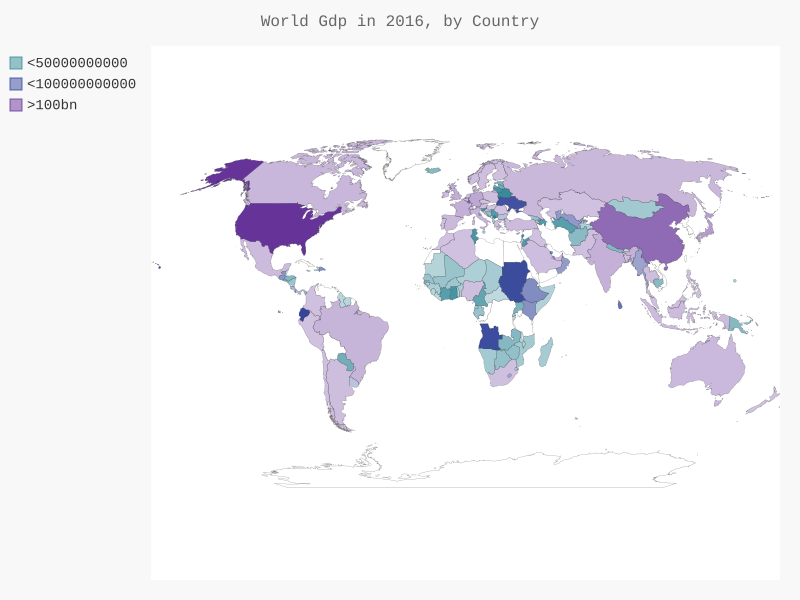

Recreate this plot in Python.
import json
from country_codes import get_country_code
from pygal_maps_world.maps import World
from pygal.style import RotateStyle, LightColorizedStyle

filename = 'gdp_json.json'
with open(filename) as f:
    gdp_data = json.load(f)

gdps = {}
for gdp_dict in gdp_data:
    if gdp_dict['Year'] == 2016:
        country_name = gdp_dict['Country Name']
        value = int(float(gdp_dict['Value']))
        code = get_country_code(country_name)
        if code:
            gdps[code] = value

gdp_1, gdp_2, gdp_3 = {}, {}, {}
for name, gdp in gdps.items():
    if gdp < 50000000000:
        gdp_1[name] = gdp
    elif gdp < 100000000000:
        gdp_2[name] = gdp
    else:
        gdp_3[name] = gdp


wm_style = RotateStyle('#338899', base_style=LightColorizedStyle)
wm = World(style = wm_style)
wm.title = 'World Gdp in 2016, by Country'
wm.add('<50000000000', gdp_1)
wm.add('<100000000000', gdp_2)
wm.add('>100bn', gdp_3)
wm.render_to_file('gdp_2016.svg')
